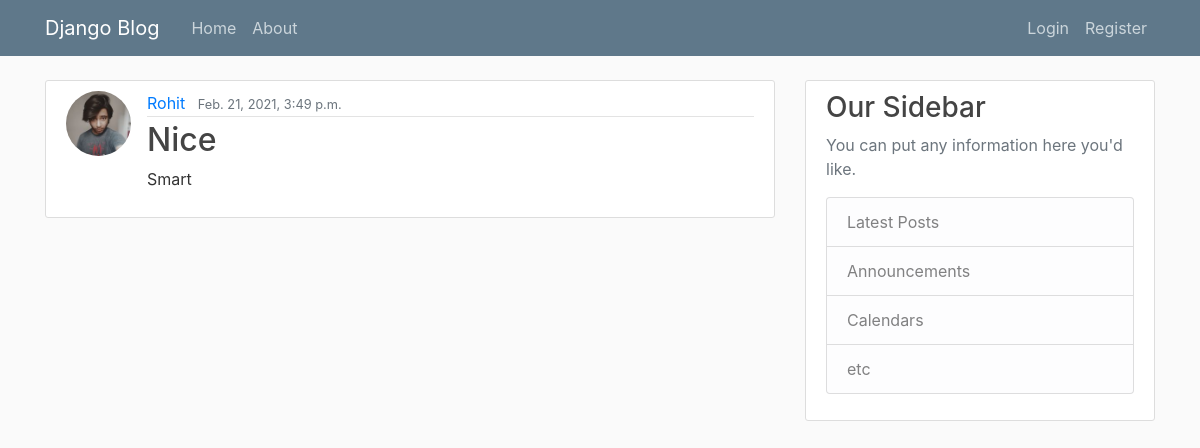
Screenshot of /post/7/ with the database file from the repository.
### blog/models.py (models this page shows, shortened)
class Post(models.Model):
    title = models.CharField(max_length=100)
    content = models.TextField()
    date_posted = models.DateTimeField(default=timezone.now)
    author = models.ForeignKey(User, on_delete=models.CASCADE)

### users/models.py (models this page shows, shortened)
class Profile(models.Model):
    user = models.OneToOneField(User, on_delete=models.CASCADE)
    image = models.ImageField(default='default.jpg', upload_to='profile_pics')

### blog/views.py (the view)
# urls.py: path('post/<int:pk>/', PostDetailView.as_view(), name='post-detail'),
class PostDetailView(DetailView):
    model = Post

### blog/templates/blog/post_detail.html (shortened to what this page needs)
{% extends "blog/base.html" %}
{% block content %}
    <article class="media content-section">
        <img class="rounded-circle article-img" src="{{ object.author.profile.image.url }}" >
        <div class="media-body">
        <div class="article-metadata">
            <a class="mr-2" href="#">{{ object.author }}</a>
            <small class="text-muted">{{ object.date_posted }}</small>
        </div>
        <h2 class="article-title">{{ object.title }}</h2>
        <p class="article-content">{{ object.content }}</p>
        </div>
    </article>
{% endblock content %}

### blog/static/blog/main.css (style rules this page uses)
body { background: #fafafa; color: #333333; margin-top: 5rem; }
h1, h2, h3, h4, h5, h6 { color: #444444; }
.content-section { background: #ffffff; padding: 10px 20px; border: 1px solid #dddddd; border-radius: 3px; margin-bottom: 20px; }
.article-title { color: #444444; }
.article-content { white-space: pre-line; }
.article-img { height: 65px; width: 65px; margin-right: 16px; }
.article-metadata { padding-bottom: 1px; margin-bottom: 4px; border-bottom: 1px solid #e3e3e3; }

### rows the page displays
Post: author.profile.image (picture), author "Rohit", date_posted "Feb. 21, 2021, 3:49 p.m.", title "Nice", content "Smart"
